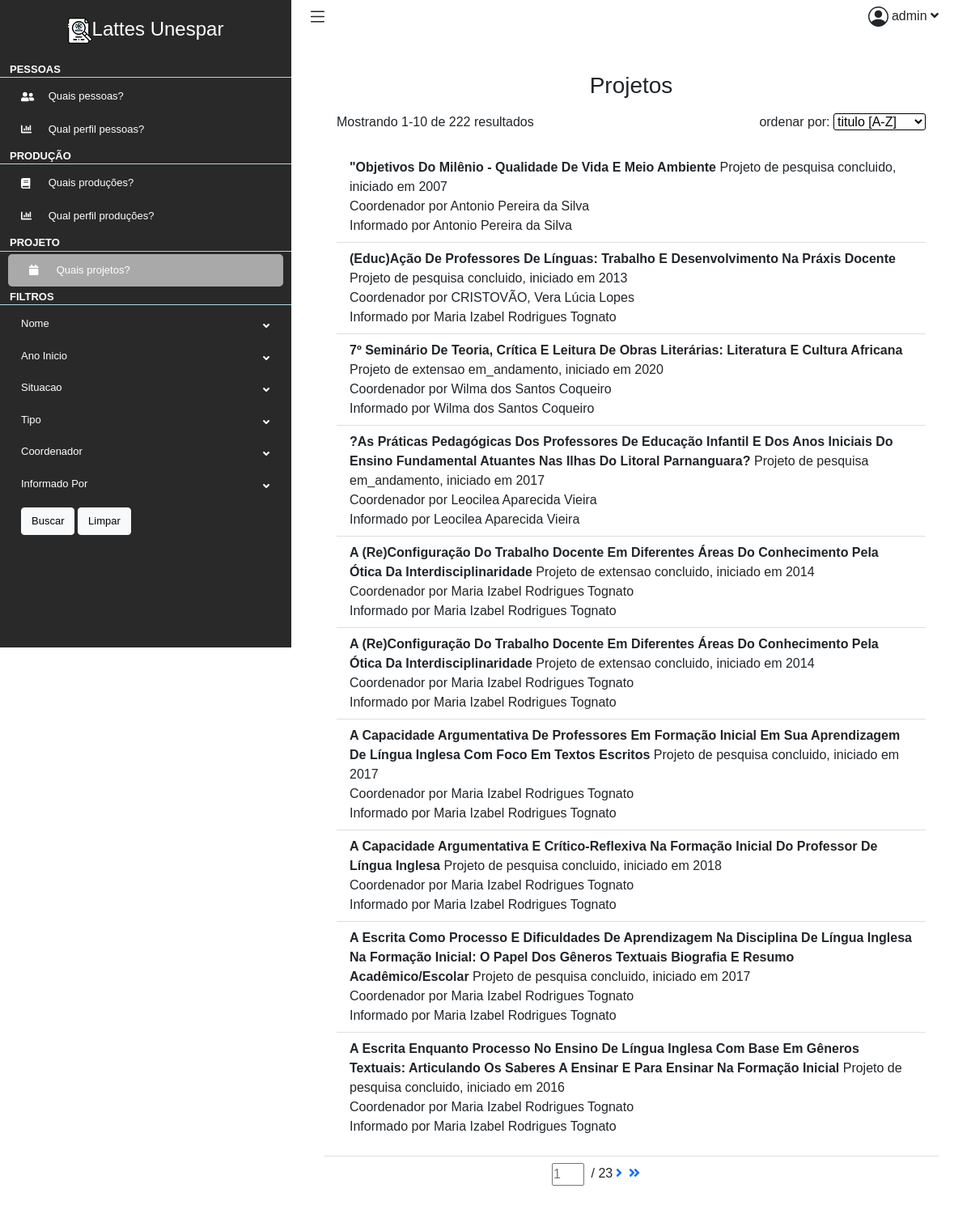
/lattes/projetos (signed in), run on the app's committed database.
### lattes/models.py (models this page shows, shortened)
class Projeto(models.Model):
    nome = models.CharField(max_length=50)
    id_curriculo = models.CharField(max_length=50)
    ano_inicio = models.CharField(max_length=4)
    situacao = models.CharField(max_length=50)
    tipo = models.CharField(max_length=50)
    coordenador = models.CharField(max_length=50)
    informado_por = models.CharField(max_length=50)

### lattes/views.py (the view)
# urls.py: path("projetos", views.projetos, name="projetos")
@login_required
def projetos(request):
    context = {}
    regex = re.compile('(-?[A-Za-z]*)')
    ordenar = regex.match(str(request.GET.get('ordenar'))).group()
    if ordenar == 'None':
        ordenar = 'nome'
    projetos_filtradas = ProjetoFilter(
        request.GET,
        queryset=Projeto.objects.all().order_by(ordenar)
    )
    p = Paginator(projetos_filtradas.qs, 10)
    page_number = request.GET.get('page')
    projeto_page = p.get_page(page_number)
    context["projeto_page"] = projeto_page
    context["projetos_filtradas"] = projetos_filtradas
    return render(request, "lattes/projetos/projetos.html", context)

### lattes/templatetags/lattes_extras.py (called while the page is built)
@register.simple_tag
def my_url(value, field_name, urlencode=None):
    url = '?{}={}'.format(field_name, value)
    if urlencode:
        querystring = urlencode.split('&')
        f_querystring = filter(lambda p: p.split('=')[0]!=field_name, querystring)
        e_querystring = '&'.join(f_querystring)
        url='{}&{}'.format(url, e_querystring)
    return url

### lattes/templates/lattes/projetos/projetos.html (shortened to what this page needs)
{% extends 'lattes/layout.html' %}
{% load lattes_extras %}
{% load static %}
{% block main %}
<div class="container-fluid p-0">
    <div class="row">
        <div class="col-12">
            <div class="card">
                <div class="card-header">
                    <h1 class="h3 mb-3" style="text-align: center;">Projetos</h1>
                    <div id="info">
                        <div>Mostrando {{ projeto_page.start_index }}-{{ projeto_page.end_index }} de {{ projeto_page.paginator.count }} resultados</div>
                        <div>ordenar por:
                            <select id="ordenar" form="filtro" name="ordenar">
                                <option value="nome">titulo [A-Z]</option>
                            </select>
                        </div>
                    </div>
                </div>
                <div class="card-body">
                    <ul class="list-group list-group-flush">
                        {% for projeto in projeto_page %}
                        <li class="list-group-item">
                            <b>{{ projeto.nome | title }}</b>
                            Projeto de {{ projeto.tipo | lower }} {{ projeto.situacao | lower}}, iniciado em {{ projeto.ano_inicio }} <br>
                            Coordenador por {{ projeto.coordenador }} <br>
                            Informado por {{ projeto.informado_por }} <br>
                        </li>
                        {% endfor %}
                    </ul>
                </div>
                <div class="card-footer">
                    <div class="paginator">
                        <form method="GET">
                            <input type="number" name="page" placeholder="{{projeto_page.number}}"> /
                            {{projeto_page.paginator.num_pages}}
                        </form>
                        {% if projeto_page.has_next %}
                        <a href="{% my_url projeto_page.next_page_number 'page' request.GET.urlencode %}"><i
                                class="fas fa-angle-right"></i></a>
                        <a href="{% my_url projeto_page.paginator.num_pages 'page' request.GET.urlencode %}"><i
                                class="fas fa-angle-double-right"></i></a>
                        {% endif %}
                    </div>
                </div>
            </div>
        </div>
    </div>
</div>
{% endblock %}
{% block filtro %}
<form method="GET" id="filtro">
    <li>
        <div class="drop-bnt">
            Nome <i class="fas fa-angle-down"></i>
        </div>
    </li>
    <li>
        <div class="drop-bnt">
            Ano Inicio <i class="fa fa-angle-down"></i>
        </div>
    </li>
    <li>
        <div class="drop-bnt">
            Situacao <i class="fas fa-angle-down"></i>
        </div>
    </li>
    <li>
        <div class="drop-bnt">
            Tipo <i class="fas fa-angle-down"></i>
        </div>
    </li>
    <li>
        <div class="drop-bnt">
            Coordenador <i class="fas fa-angle-down"></i>
        </div>
    </li>
    <li>
        <div class="drop-bnt">
            Informado Por <i class="fas fa-angle-down"></i>
        </div>
    </li>
    <div class="submit">
        <input type="submit" value="Buscar" class="btn btn-light" id="btn-submit">
        <button type="button" class="btn btn-light" onclick="Limpar()" id="btn-limpar">Limpar</button>
    </div>
</form>
{% endblock %}

### lattes/templates/lattes/layout.html (shortened to what this page needs)
{% load static %}
<!DOCTYPE html>
<html lang="pt-br">
<head>
    <link rel="stylesheet" href="{% static 'css/estilo.css' %}">
    <link href="https://cdn.jsdelivr.net/npm/bootstrap@5.0.0-beta3/dist/css/bootstrap.min.css" rel="stylesheet">
</head>
<body>
    <div class="content">
        <aside class="sidebar">
            <a href="#" class="sidebar-logo"><img src="{% static 'imagens/sidebar-logo-lattesunespar.png' %}" alt="logo lattes unespar">Lattes Unespar</a>
            <nav class="links">
                <ul>
                    <li>
                        <div class="link-title">Pessoas</div>
                        <ul>
                            <li>
                                <a href="{% url 'lattes:pessoas' %}">
                                    <i class="fas fa-user-friends"></i>
                                    Quais pessoas?
                                </a>
                            </li>
                            <li>
                                <a href="{% url 'lattes:perfilPessoas' %}">
                                    <i class="fas fa-chart-bar"></i>
                                    Qual perfil pessoas?
                                </a>
                            </li>
                        </ul>
                    </li>
                    <li>
                        <div class="link-title">Produção</div>
                        <ul>
                            <li>
                                <a href="{% url 'lattes:producoes' %}">
                                    <i class="fas fa-book"></i>
                                    Quais produções?
                                </a>
                            </li>
                            <li>
                                <a href="{% url 'lattes:perfilProducao' %}">
                                    <i class="fas fa-chart-bar"></i>
                                    Qual perfil produções?
                                </a>
                            </li>
                        </ul>
                    </li>
                    <li>
                        <div class="link-title">Projeto</div>
                        <ul>
                            <li>
                                <a href="{% url 'lattes:projetos' %}">
                                    <i class="fas fa-calendar"></i>
                                    Quais projetos?
                                </a>
                            </li>
                        </ul>
                    </li>
                    <li>
                        <div class="link-title">Filtros</div>
                        <ul id="filtros">
                            {% block filtro %}
                            {% endblock %}
                        </ul>
                    </li>
                </ul>
            </nav>
        </aside>
        <div class="main">
            <nav class="navbar navbar-expand navbar-light navbar-bg">
                <div class="drop-btn-sidebar">
                </div>
                <div class="drop-bnt" id="user-icon">
                    {{request.user.username}}
                    <i class="fas fa-angle-down"></i>
                </div>
            </nav>
            <main>
                {% block main %}
                {% endblock %}
            </main>
        </div>
</body>
</html>

### lattes/static/css/estilo.css (style rules this page uses)
* { padding: 0; margin: 0; font-family: sans-serif, Poppins,Helvetica Neue,Arial; }
:root { --primary-dark: #292929; --primary: #363636; --secundary-dark: #487b94; --secundary: #98bbd6; --white: #d3dedc; }
body { font-size: .825rem; font-weight: 400; line-height: 1.625; }
#info { display: flex; justify-content: space-between; }
main { flex: 1; width: 100%; padding: 2.5rem 2.5rem 1.5rem; }
#user-icon { position: absolute; right: 40px; cursor: pointer; }
#user-icon .fa-angle-down { position: static; }
.main { display: flex; flex-direction: column; background-color: #fff; margin-left: 360px; width: 100%; min-height: 100vh; }
.navbar { width: 100%; position: relative; padding: .875rem 1.25rem; background-color: #fff; }
.main .card { border: 0 solid transparent; margin-bottom: 20px; }
.main .card-header { background-color: #fff; border-bottom: 0 solid transparent; }
.main .card-footer { border-bottom: 0 solid transparent; margin-bottom: 20px; background-color: #fff; }
.paginator { width: 28%; margin: 0 auto 0; display: flex; }
.paginator input,.paginator i { margin: 0 4px 0; width: 40px; vertical-align: middle; }
.content { display: flex; flex-direction: row; height: 100%; }
.links ul { list-style: none; padding: 0; }
.sidebar a ,.sidebar a:hover { text-decoration: none; color: white; }
.links i { display: inline-block; vertical-align: middle; margin-right: 10px; width: 20px; }
.links li, #filtros { direction: inherit; box-sizing: border-box!important; position: relative; display: block; height: 100%; width: auto; max-width: 100%; max-height: 100%; font-size: 13px; font-weight: 400; }
.links .link-title { min-height: 20px; text-transform: uppercase; font-size: 13px; font-weight: 700; padding: 0 5px 0 12px; margin: 0; margin-top:3px; margin-bottom: 3px; border-bottom: 1px solid lightblue; }
.sidebar { position: fixed; background-color: var(--primary-dark); color: white; width: 360px; height: 100vh; overflow: auto; }
.sidebar-logo { font-weight: 500; font-size: 1.5rem; padding: 1.15rem 1.5rem; display: block; text-align: center; color: #fff; }
.sidebar-logo img { vertical-align: middle; }
.drop-bnt .fa-angle-down { position: absolute; right: 1.7rem; top: 1rem; }
.submit input, .submit button { font-size: 13px; }
.drop-btn-sidebar { cursor: pointer; }
.links a,#filtros .drop-bnt { display: block; padding: .625rem 1.625rem; cursor: pointer; }
#filtros .submit,#filtros .wrapper.wrapper.show { margin: .625rem 1.625rem; }
#filtro input, #filtro select { position: relative; left: 50%; transform: translateX(-50%) }
#filtro #btn-submit { position: inherit; transform: translateX(0); }
#ordenar { border: 1px solid black; border-radius: 3px; background-color: white; }
.list-group-item { position: relative; }
.drop-bnt { cursor: pointer; }

### data on the page
Projeto: nome "\"Objetivos Do Milênio - Qualidade De Vida E Meio Ambiente", tipo "pesquisa", situacao "concluido", ano_inicio "2007", coordenador "Antonio Pereira da Silva", informado_por "Antonio Pereira da Silva"
Projeto: nome "(Educ)Ação De Professores De Línguas: Trabalho E Desenvolvimento Na Práxis Docente", tipo "pesquisa", situacao "concluido", ano_inicio "2013", coordenador "CRISTOVÃO, Vera Lúcia Lopes", informado_por "Maria Izabel Rodrigues Tognato"
Projeto: nome "7º Seminário De Teoria, Crítica E Leitura De Obras Literárias: Literatura E Cultura Africana", tipo "extensao", situacao "em_andamento", ano_inicio "2020", coordenador "Wilma dos Santos Coqueiro", informado_por "Wilma dos Santos Coqueiro"
Projeto: nome "?As Práticas Pedagógicas Dos Professores De Educação Infantil E Dos Anos Iniciais Do Ensino Fundamental Atuantes Nas Ilhas Do Litoral Parnanguara?", tipo "pesquisa", situacao "em_andamento", ano_inicio "2017", coordenador "Leocilea Aparecida Vieira", informado_por "Leocilea Aparecida Vieira"
Projeto: nome "A (Re)Configuração Do Trabalho Docente Em Diferentes Áreas Do Conhecimento Pela Ótica Da Interdisciplinaridade", tipo "extensao", situacao "concluido", ano_inicio "2014", coordenador "Maria Izabel Rodrigues Tognato", informado_por "Maria Izabel Rodrigues Tognato"
Projeto: nome "A (Re)Configuração Do Trabalho Docente Em Diferentes Áreas Do Conhecimento Pela Ótica Da Interdisciplinaridade", tipo "extensao", situacao "concluido", ano_inicio "2014", coordenador "Maria Izabel Rodrigues Tognato", informado_por "Maria Izabel Rodrigues Tognato"
Projeto: nome "A Capacidade Argumentativa De Professores Em Formação Inicial Em Sua Aprendizagem De Língua Inglesa Com Foco Em Textos Escritos", tipo "pesquisa", situacao "concluido", ano_inicio "2017", coordenador "Maria Izabel Rodrigues Tognato", informado_por "Maria Izabel Rodrigues Tognato"
Projeto: nome "A Capacidade Argumentativa E Crítico-Reflexiva Na Formação Inicial Do Professor De Língua Inglesa", tipo "pesquisa", situacao "concluido", ano_inicio "2018", coordenador "Maria Izabel Rodrigues Tognato", informado_por "Maria Izabel Rodrigues Tognato"
Projeto: nome "A Escrita Como Processo E Dificuldades De Aprendizagem Na Disciplina De Língua Inglesa Na Formação Inicial: O Papel Dos Gêneros Textuais Biografia E Resumo Acadêmico/Escolar", tipo "pesquisa", situacao "concluido", ano_inicio "2017", coordenador "Maria Izabel Rodrigues Tognato", informado_por "Maria Izabel Rodrigues Tognato"
Projeto: nome "A Escrita Enquanto Processo No Ensino De Língua Inglesa Com Base Em Gêneros Textuais: Articulando Os Saberes A Ensinar E Para Ensinar Na Formação Inicial", tipo "pesquisa", situacao "concluido", ano_inicio "2016", coordenador "Maria Izabel Rodrigues Tognato", informado_por "Maria Izabel Rodrigues Tognato"

### other printed values
{{ request.user.username }} "admin"
{{ projeto_page.start_index }} "1"
{{ projeto_page.end_index }} "10"
{{ projeto_page.paginator.count }} "222"
{{ projeto_page.paginator.num_pages }} "23"
